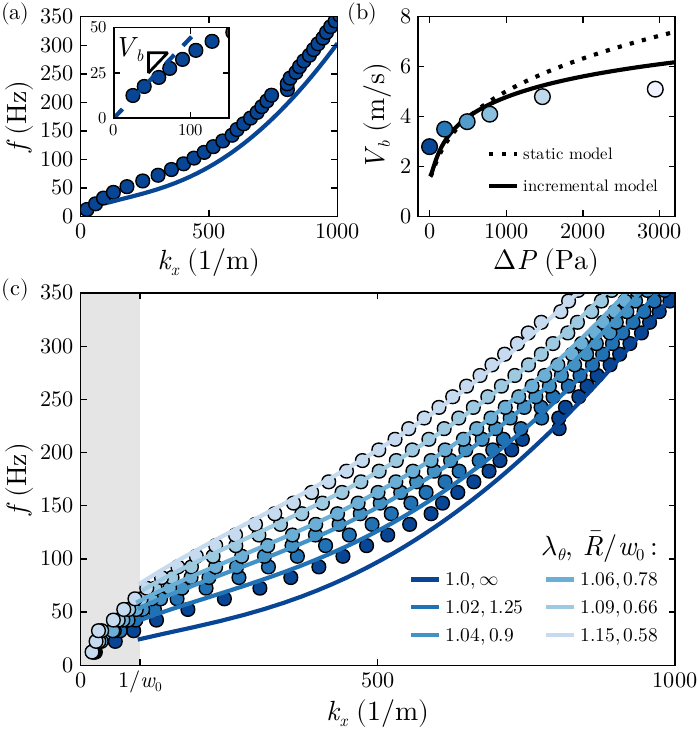

The script that saved this image:
using CairoMakie, ColorSchemes, LaTeXStrings, MathTeXEngine
using FileIO, UnPack, NaturalSort
cd(@__DIR__)
include("../preamble.jl")

# Experimental and predicted dispersion relations
wnames = filter(x -> occursin("Data",x), readdir(joinpath(@__DIR__,"dispersion/")))
wnames = sort(wnames, lt = natural)
pnames = filter(x -> occursin("simple.jld2",x), readdir(joinpath(@__DIR__,"dispersion/")))
sort!(pnames, lt = natural)
# Measured Vb
dP = [0, 2, 5, 8, 15, 30] *1000*9.81*1e-2
Vb = [2.8, 3.5, 3.8, 4.1, 4.8, 5.1]

with_theme(My_theme, palette = (color = reverse(ColorSchemes.Blues_7), marker = [:circle])) do 
    fig = Figure(size = (502, 527), figure_padding = (4,16,3,1))
        
        panel2 = fig[1,1] = GridLayout()
        Label(panel2[1, 1, TopLeft()], "(a)", padding = (-40, 0, -5, 0), fontsize = 16)
        Label(panel2[1, 2, TopLeft()], "(b)", padding = (-40, 0, -5, 0), fontsize = 16)
            ax21 = Axis(panel2[1,1])
            ax21.ylabel = L"f \,\, \mathrm{(Hz)}"
            ax21.xlabel = L"k_x \,\, \mathrm{(1/m)}"
            ax21.limits = (0, 1000, 0, 350)
            for name in wnames[1:1]
                data = load(joinpath(@__DIR__,"dispersion/",name))
                @unpack f, k = data
                scatter!(ax21, k[f .> 10][1:2:end], f[f .> 10][1:2:end], markersize = 14)
            end
            for name in pnames[1:1]
                data = load(joinpath(@__DIR__,"dispersion/",name))
                @unpack f,k = data
                lines!(ax21, real(k)[k .> 100], f[k .> 100])
            end
            # Inset
            inset = Axis(panel2[1,1])
            inset.halign = 0.23
            inset.valign = 0.9
            inset.width = Relative(45/100)
            inset.height = Relative(45/100)
            inset.limits = (0, 150, 0, 50)
            inset.xticklabelsize = 12
            inset.xticks = [0, 100]
            inset.yticklabelsize = 12
            inset.yticks = [0, 25, 50]
            #hidedecorations!(inset, ticks = false)
            x = 0:1000
            data = load(joinpath(@__DIR__,"dispersion/",wnames[1]))
            @unpack f, k = data
                scatter!(inset, k[f .> 10], f[f .> 10], markersize = 14)
                lines!(inset, x, 2.8*x/(2*pi), linestyle = :dash)
                poly!(inset, Point2f[(45, 25), (70, 25+2.8*25/(2*pi)), (45, 25+2.8*25/(2*pi))],
                    color = (:grey, 0), strokewidth = 2, strokecolor = :black)
                text!(inset, 0, 38, text = L"V_{b}", align = (:left, :center), 
                    fontsize = 20, color = :black)
            translate!(inset.scene, 0, 0, 10)
            # this needs separate translation as well, since it's drawn in the parent scene
            translate!(inset.elements[:background], 0, 0, 9)

            ax22 = Axis(panel2[1,2])
            ax22.ylabel = L"V_{b} \,\, \mathrm{(m/s)}"
            ax22.xlabel = L"Δ P \,\, \mathrm{(Pa)}"
            ax22.limits = (-150, 3200, 0, 8)
            data = load(joinpath(@__DIR__,"vMKlin.jld2"))
            @unpack v, ΔP = data
                lines!(ax22, ΔP, v, color = :black, linestyle = :dot, label = "static model")
            data = load(joinpath(@__DIR__,"vMKdef.jld2"))
            @unpack v, ΔP = data
                    lines!(ax22, ΔP, v, color = :black, label = "incremental model")
                scatter!(ax22, dP, Vb,
                    color = 1:6, colormap = reverse(ColorSchemes.Blues_7))
            axislegend(ax22, position = :rb)

            panel1 = fig[2,1] = GridLayout()
            Label(panel1[1, 1, TopLeft()], "(c)", padding = (-40, 0, -5, 0), fontsize = 16)
                ax1 = Axis(panel1[1,1])
                ax1.ylabel = L"f \,\, \mathrm{(Hz)}"
                ax1.xlabel = L"k_x \,\, \mathrm{(1/m)}"
                ax1.limits = (0, 1000, 0, 350)
                ax1.xticks = ([0, 100, 500, 1000], ["0", L"1/w_0", "500", "1000"])
                pressures = Vector{LaTeXString}()
                poly!(ax1, Point2f[(0, 0), (100, 0), (100, 350), (0, 350)],
                    color = (:grey, 0.2), strokewidth = 0, strokecolor = :black)
                #text!(ax1, 500, 325, text = L"k_x w_0 >1", align = (:center, :center), 
                #    fontsize = 20, color = :black)
                for name in wnames
                    data = load(joinpath(@__DIR__,"dispersion/",name))
                    @unpack f, k, ΔP = data
                    scatter!(ax1, k[f .> 10][1:2:end], f[f .> 10][1:2:end], markersize = 14)
                    push!(pressures, L"%$(Int(round(ΔP*1000*9.81*1e-2, sigdigits = 2)))")
                end
                for name in pnames
                    data = load(joinpath(@__DIR__,"dispersion/",name))
                    @unpack f,k = data
                    lines!(ax1, real(k)[k .> 100]*0.93, f[k .> 100])
                end
                # group legend for the pressure values, labels are in pressures
                group_p = [MarkerElement(marker = :circle, color = reverse(ColorSchemes.Blues_7)[i], strokecolor = :black, strokewidth = 1, markersize = 16) for i in eachindex(pressures)]
                # labels for predictions
                lab = [L"1.0, \,  \infty", L"1.02, \, 1.25", 
                    L"1.04, \, 0.9", L" 1.06, \,  0.78", L" 1.09, \,  0.66", L" 1.15, \,  0.58"]
                group_l = [LineElement(linestyle = :solid, color = reverse(ColorSchemes.Blues_7)[i], linewidth = 3) for i in eachindex(lab)]
                axislegend(ax1, group_l, lab, L"\lambda_\theta, \,\, \bar{R}/w_0:"; position = :rb, labelsize = 14, orientation = :horizontal, nbanks = 3, 
                    titlesize = 20, titlehalign= :right, titlegap = 1, rowgap = 0)
                colgap!(panel1,0)
                rowsize!(fig.layout, 2, Relative(65/100))

    rowgap!(fig.layout, 0)
    display(fig)
    save(joinpath(@__DIR__,"Figure6.pdf"),fig; pt_per_unit = 1)
end      

